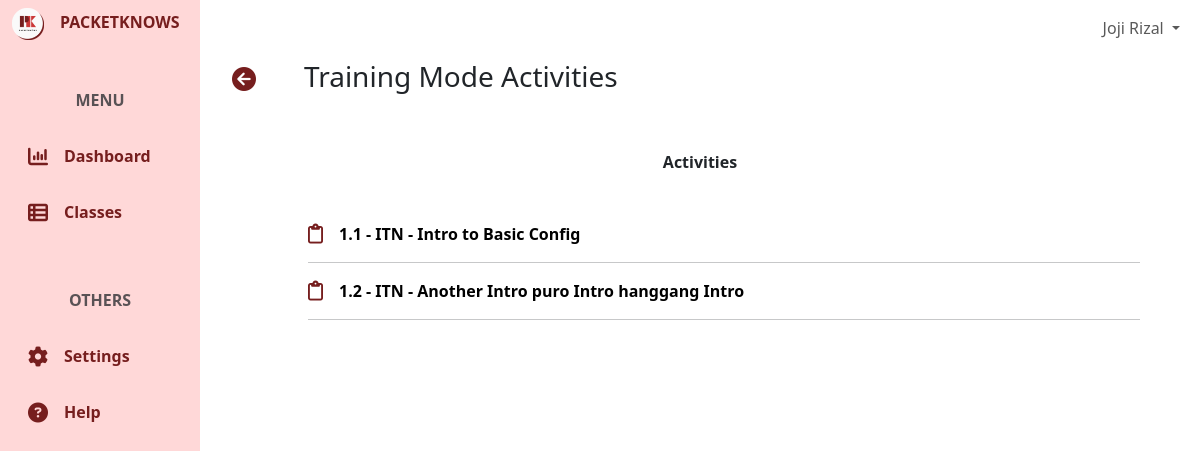
Screenshot of /exam-list/ITN/training/ (signed in) with the database file from the repository.
### user/models.py (models this page shows, shortened)
class CustomUser(AbstractBaseUser, PermissionsMixin):
    email = models.EmailField(unique=True)
    first_name = models.CharField(max_length=50)
    last_name = models.CharField(max_length=50)
    is_active = models.BooleanField(default=True)
    is_staff = models.BooleanField(default=False)
    category = models.ForeignKey(UserCategory, on_delete=models.CASCADE)
    icon = models.ImageField(upload_to= 'user/icons/', blank=True, null=True)
    school_id = models.BigIntegerField(unique=True, blank=True, null=True)
    evidences = models.ImageField(upload_to= 'user/evidences/', blank=True, null=True)
    objects = CustomUserManager()
    USERNAME_FIELD = 'email'
    REQUIRED_FIELDS = ['first_name', 'last_name']
    class Meta:
        verbose_name = 'User'
        verbose_name_plural = 'Users'

### activity/models.py (models this page shows, shortened)
class Activity(models.Model):
    base_activity = models.ForeignKey(BaseActivity, on_delete=models.CASCADE)
    projectID = models.CharField(max_length=255, unique=True)
    mode = models.CharField(max_length=50)
    physical_points = models.PositiveIntegerField()
    basic_config_points = models.PositiveIntegerField()
    ip_points = models.PositiveIntegerField()
    routing_points = models.PositiveIntegerField()
    other_points = models.PositiveIntegerField()
    time_spent = models.PositiveIntegerField()
    status = models.CharField(max_length=50, default="open")
    class Meta:
        verbose_name_plural = "Activities"

class BaseActivity(models.Model):
    number = models.CharField(max_length=4)
    name = models.CharField(max_length=255)
    projectID = models.CharField(max_length=255, unique=True)
    answer_key = models.TextField(blank=True,null=True)
    category = models.ForeignKey(ActivityCategory, on_delete=models.CASCADE)
    course = models.ForeignKey(Course, on_delete=models.CASCADE)
    training_task = models.FileField(models.FileField(upload_to='training-tasks/'))
    testing_task = models.FileField(models.FileField(upload_to='training-tasks/'))
    max_physical_points = models.PositiveIntegerField()
    max_basic_config_points = models.PositiveIntegerField()
    max_ip_points = models.PositiveIntegerField()
    max_routing_points = models.PositiveIntegerField()
    max_other_points = models.PositiveIntegerField()
    time_limit = models.PositiveIntegerField()
    class Meta:
        verbose_name_plural = "Base Activities"

class Course(models.Model):
    name = models.CharField(max_length=255)
    slug = models.SlugField(unique=True)
    description = models.TextField()
    class Meta:
        verbose_name_plural = "Courses"

### core/views.py (the view)
# urls.py: path('exam-list/<slug:classSlug>/<str:mode>/', coreViews.ExamListView, name='examList'),
@login_required(login_url='/')
def ExamListView(request, classSlug, mode):
    context = {}
    if request.method == 'POST':
        pass
    else:
        userCategory = request.user.category.name
        if userCategory == "Student":
            try:
                classroom = Classroom.objects.get(code=classSlug)
                enrollment = Enrollment.objects.get(student=request.user, classroom=classroom)
                activities = enrollment.activities.filter(mode=mode)
                context["activities"] = activities
                context["mode"] = mode
                context["course"] = classroom.course
                enrollment = get_object_or_404(Enrollment, student=request.user, classroom=classroom)
                enrollment.date_updated = timezone.now()
                enrollment.save()
            except (Classroom.DoesNotExist, Enrollment.DoesNotExist):
                context["error_message"] = "Classroom or enrollment not found."
        elif userCategory == "Instructor":
            pass
        elif userCategory == "Self Learner":
            pass
    return render(request, 'core/exam-list.html', context)

### templates/core/exam-list.html (shortened to what this page needs)
{% extends 'core/base.html' %}
{% block content %}
<div class="container-fluid h-100">
    <div class="row h-100">
        <div class="col-2 fixed-top bg-pink h-100" id="green">
            {% include 'core/components/sidebar.html'%}
        </div>
        <div class="col-md-10 ms-auto" style="padding: 0; overflow-x: hidden !important;">
            {% include 'core/components/topnav.html'%}
            <main class="mt-5 pt-1">
                {% if request.user.category.name == 'Student'%}
                    {% include 'core/examLists/student-exam-list.html'%}
                {% elif request.user.category.name == 'Self Learner'%}
                    {% include 'core/examLists/selfLearner-exam-list.html'%}
                {% elif request.user.category.name == 'Instructor'%}
                    {% include 'core/examLists/instructor-exam-list.html'%}
                {% endif %}
            </main>
        </div>
    </div>
</div>
{% endblock %}

### templates/core/components/topnav.html (shortened to what this page needs)
<nav class="navbar navbar-expand-lg navbar-light bg-white fixed-top col-md-9 ms-sm-auto col-lg-10">
    <div class="container-fluid">
            <ul class="navbar-nav ms-auto">
                <li class="nav-item dropdown">
                    <a class="nav-link dropdown-toggle" href="#" id="userDropdown" role="button" data-bs-toggle="dropdown" aria-expanded="false">
                      {{user.first_name}} {{user.last_name}}
                    </a>
                </li>
            </ul>
    </div>
</nav>

### templates/core/examLists/student-exam-list.html
{% load static %}
<div class="container">
    <div class="row ms-2 mt-2 mb-4 ">
        <div class="col">
            <div class="d-flex align-items-center text-center">
                <a class="mb-1" href="{% url 'core:classes'%}"><i class="fa-solid fa-xl fa-circle-arrow-left" style="color: #761E1E;"></i></a>
                {% if mode == 'training'%}
                <h3 class="ms-5">Training Mode Activities</h3>
                {% else %}
                <h3 class="ms-5">Testing Mode Activities</h3>
                {% endif%}
            </div>
        </div>
    </div>
    <div class="text-center fw-bold my-5">
        Activities
    </div>
    {%for activity in activities%}
    <div class="container mx-5 px-5 mb-3">
        <a class="fw-bold text-black text-decoration-none" href="{% url 'core:activity' id=activity.id mode=mode%}"><i class="fa-regular fa-clipboard fa-lg me-3" style="color: #761E1E;"></i>{{activity.base_activity.number}} - {{course.slug}} - {{activity.base_activity.name}}</a>
        <hr class="me-5">
    </div>
    {% endfor %}
</div>

### static/css/global.css (style rules this page uses)
.bg-pink { background-color: #FFD8D8; }
.bg-white { background-color: #FAFAFA; }

### rows the page displays
CustomUser: first_name "Joji", last_name "Rizal"
Activity: base_activity.number "1.1", base_activity.name "Intro to Basic Config"
Course: slug "ITN"
Activity: base_activity.number "1.2", base_activity.name "Another Intro puro Intro hanggang Intro"
